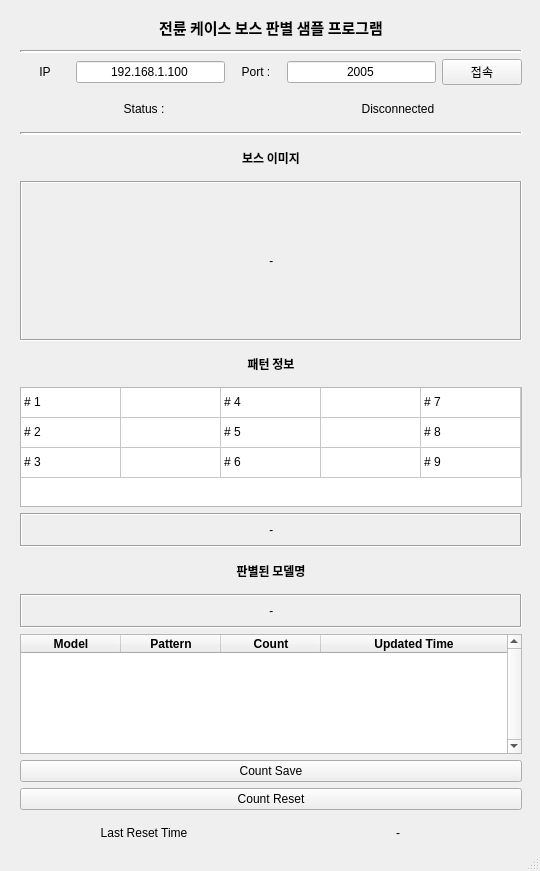
<?xml version="1.0" encoding="UTF-8"?>
<ui version="4.0">
 <class>MainWindow</class>
 <widget class="QMainWindow" name="MainWindow">
  <property name="geometry">
   <rect>
    <x>0</x>
    <y>0</y>
    <width>540</width>
    <height>871</height>
   </rect>
  </property>
  <property name="sizePolicy">
   <sizepolicy hsizetype="MinimumExpanding" vsizetype="MinimumExpanding">
    <horstretch>0</horstretch>
    <verstretch>0</verstretch>
   </sizepolicy>
  </property>
  <property name="minimumSize">
   <size>
    <width>540</width>
    <height>820</height>
   </size>
  </property>
  <property name="maximumSize">
   <size>
    <width>540</width>
    <height>880</height>
   </size>
  </property>
  <property name="windowTitle">
   <string>contact-i sample program</string>
  </property>
  <widget class="QWidget" name="centralwidget">
   <widget class="QWidget" name="verticalLayoutWidget">
    <property name="geometry">
     <rect>
      <x>20</x>
      <y>10</y>
      <width>502</width>
      <height>840</height>
     </rect>
    </property>
    <layout class="QVBoxLayout" name="verticalLayout">
     <item>
      <widget class="QLabel" name="label_2">
       <property name="font">
        <font>
         <family>맑은 고딕</family>
         <pointsize>11</pointsize>
         <weight>75</weight>
         <bold>true</bold>
        </font>
       </property>
       <property name="frameShape">
        <enum>QFrame::NoFrame</enum>
       </property>
       <property name="text">
        <string>전륜 케이스 보스 판별 샘플 프로그램</string>
       </property>
       <property name="scaledContents">
        <bool>false</bool>
       </property>
       <property name="alignment">
        <set>Qt::AlignCenter</set>
       </property>
      </widget>
     </item>
     <item>
      <widget class="Line" name="line_2">
       <property name="lineWidth">
        <number>2</number>
       </property>
       <property name="orientation">
        <enum>Qt::Horizontal</enum>
       </property>
      </widget>
     </item>
     <item>
      <layout class="QGridLayout" name="gridLayout">
       <item row="0" column="0">
        <widget class="QLabel" name="label">
         <property name="minimumSize">
          <size>
           <width>50</width>
           <height>0</height>
          </size>
         </property>
         <property name="text">
          <string>IP</string>
         </property>
         <property name="alignment">
          <set>Qt::AlignCenter</set>
         </property>
        </widget>
       </item>
       <item row="0" column="1">
        <widget class="QLineEdit" name="lineEdit">
         <property name="text">
          <string>192.168.1.100</string>
         </property>
         <property name="alignment">
          <set>Qt::AlignCenter</set>
         </property>
        </widget>
       </item>
       <item row="0" column="4">
        <widget class="QPushButton" name="pushButton">
         <property name="text">
          <string>접속</string>
         </property>
         <property name="autoRepeat">
          <bool>false</bool>
         </property>
        </widget>
       </item>
       <item row="0" column="3">
        <widget class="QLineEdit" name="lineEdit_2">
         <property name="text">
          <string>2005</string>
         </property>
         <property name="alignment">
          <set>Qt::AlignCenter</set>
         </property>
        </widget>
       </item>
       <item row="0" column="2">
        <widget class="QLabel" name="label_14">
         <property name="minimumSize">
          <size>
           <width>50</width>
           <height>0</height>
          </size>
         </property>
         <property name="text">
          <string>Port :</string>
         </property>
         <property name="alignment">
          <set>Qt::AlignCenter</set>
         </property>
        </widget>
       </item>
      </layout>
     </item>
     <item>
      <layout class="QHBoxLayout" name="horizontalLayout_4">
       <item>
        <widget class="QLabel" name="label_9">
         <property name="text">
          <string>Status :</string>
         </property>
         <property name="alignment">
          <set>Qt::AlignCenter</set>
         </property>
        </widget>
       </item>
       <item>
        <widget class="QLabel" name="label_4">
         <property name="text">
          <string>Disconnected</string>
         </property>
         <property name="alignment">
          <set>Qt::AlignCenter</set>
         </property>
        </widget>
       </item>
      </layout>
     </item>
     <item>
      <widget class="Line" name="line">
       <property name="lineWidth">
        <number>2</number>
       </property>
       <property name="orientation">
        <enum>Qt::Horizontal</enum>
       </property>
      </widget>
     </item>
     <item>
      <layout class="QHBoxLayout" name="horizontalLayout_3">
       <item>
        <widget class="QLabel" name="label_5">
         <property name="minimumSize">
          <size>
           <width>0</width>
           <height>30</height>
          </size>
         </property>
         <property name="font">
          <font>
           <family>맑은 고딕</family>
           <weight>75</weight>
           <bold>true</bold>
          </font>
         </property>
         <property name="text">
          <string>보스 이미지</string>
         </property>
         <property name="alignment">
          <set>Qt::AlignCenter</set>
         </property>
        </widget>
       </item>
      </layout>
     </item>
     <item>
      <widget class="QLabel" name="label_13">
       <property name="minimumSize">
        <size>
         <width>0</width>
         <height>160</height>
        </size>
       </property>
       <property name="font">
        <font>
         <weight>50</weight>
         <italic>true</italic>
         <bold>false</bold>
        </font>
       </property>
       <property name="frameShape">
        <enum>QFrame::Box</enum>
       </property>
       <property name="frameShadow">
        <enum>QFrame::Sunken</enum>
       </property>
       <property name="lineWidth">
        <number>1</number>
       </property>
       <property name="text">
        <string>-</string>
       </property>
       <property name="alignment">
        <set>Qt::AlignCenter</set>
       </property>
      </widget>
     </item>
     <item>
      <widget class="QLabel" name="label_6">
       <property name="minimumSize">
        <size>
         <width>0</width>
         <height>30</height>
        </size>
       </property>
       <property name="font">
        <font>
         <family>맑은 고딕</family>
         <weight>75</weight>
         <bold>true</bold>
        </font>
       </property>
       <property name="text">
        <string>패턴 정보</string>
       </property>
       <property name="alignment">
        <set>Qt::AlignCenter</set>
       </property>
      </widget>
     </item>
     <item>
      <widget class="QTableWidget" name="tableWidget">
       <property name="minimumSize">
        <size>
         <width>0</width>
         <height>120</height>
        </size>
       </property>
       <property name="maximumSize">
        <size>
         <width>16777215</width>
         <height>120</height>
        </size>
       </property>
       <property name="font">
        <font>
         <kerning>false</kerning>
        </font>
       </property>
       <property name="autoFillBackground">
        <bool>false</bool>
       </property>
       <property name="verticalScrollBarPolicy">
        <enum>Qt::ScrollBarAlwaysOff</enum>
       </property>
       <property name="horizontalScrollBarPolicy">
        <enum>Qt::ScrollBarAlwaysOff</enum>
       </property>
       <property name="sizeAdjustPolicy">
        <enum>QAbstractScrollArea::AdjustToContents</enum>
       </property>
       <property name="iconSize">
        <size>
         <width>0</width>
         <height>0</height>
        </size>
       </property>
       <property name="gridStyle">
        <enum>Qt::SolidLine</enum>
       </property>
       <attribute name="horizontalHeaderVisible">
        <bool>false</bool>
       </attribute>
       <attribute name="horizontalHeaderCascadingSectionResizes">
        <bool>false</bool>
       </attribute>
       <attribute name="horizontalHeaderShowSortIndicator" stdset="0">
        <bool>false</bool>
       </attribute>
       <attribute name="horizontalHeaderStretchLastSection">
        <bool>true</bool>
       </attribute>
       <attribute name="verticalHeaderVisible">
        <bool>false</bool>
       </attribute>
       <attribute name="verticalHeaderCascadingSectionResizes">
        <bool>false</bool>
       </attribute>
       <attribute name="verticalHeaderStretchLastSection">
        <bool>false</bool>
       </attribute>
       <row>
        <property name="text">
         <string/>
        </property>
       </row>
       <row>
        <property name="text">
         <string/>
        </property>
       </row>
       <row>
        <property name="text">
         <string/>
        </property>
       </row>
       <column>
        <property name="text">
         <string/>
        </property>
       </column>
       <column>
        <property name="text">
         <string/>
        </property>
       </column>
       <column>
        <property name="text">
         <string/>
        </property>
       </column>
       <column>
        <property name="text">
         <string/>
        </property>
       </column>
       <column>
        <property name="text">
         <string/>
        </property>
       </column>
       <column>
        <property name="text">
         <string/>
        </property>
       </column>
       <item row="0" column="0">
        <property name="text">
         <string># 1</string>
        </property>
       </item>
       <item row="0" column="2">
        <property name="text">
         <string># 4</string>
        </property>
       </item>
       <item row="0" column="4">
        <property name="text">
         <string># 7</string>
        </property>
       </item>
       <item row="1" column="0">
        <property name="text">
         <string># 2</string>
        </property>
       </item>
       <item row="1" column="2">
        <property name="text">
         <string># 5</string>
        </property>
       </item>
       <item row="1" column="4">
        <property name="text">
         <string># 8</string>
        </property>
       </item>
       <item row="2" column="0">
        <property name="text">
         <string># 3</string>
        </property>
       </item>
       <item row="2" column="2">
        <property name="text">
         <string># 6</string>
        </property>
       </item>
       <item row="2" column="4">
        <property name="text">
         <string># 9</string>
        </property>
       </item>
      </widget>
     </item>
     <item>
      <widget class="QLabel" name="label_15">
       <property name="minimumSize">
        <size>
         <width>0</width>
         <height>30</height>
        </size>
       </property>
       <property name="font">
        <font>
         <weight>50</weight>
         <italic>true</italic>
         <bold>false</bold>
        </font>
       </property>
       <property name="frameShape">
        <enum>QFrame::Box</enum>
       </property>
       <property name="frameShadow">
        <enum>QFrame::Sunken</enum>
       </property>
       <property name="lineWidth">
        <number>1</number>
       </property>
       <property name="text">
        <string>-</string>
       </property>
       <property name="alignment">
        <set>Qt::AlignCenter</set>
       </property>
      </widget>
     </item>
     <item>
      <widget class="QLabel" name="label_7">
       <property name="minimumSize">
        <size>
         <width>0</width>
         <height>30</height>
        </size>
       </property>
       <property name="font">
        <font>
         <family>맑은 고딕</family>
         <weight>75</weight>
         <bold>true</bold>
        </font>
       </property>
       <property name="text">
        <string>판별된 모델명</string>
       </property>
       <property name="alignment">
        <set>Qt::AlignCenter</set>
       </property>
      </widget>
     </item>
     <item>
      <widget class="QLabel" name="label_16">
       <property name="minimumSize">
        <size>
         <width>0</width>
         <height>30</height>
        </size>
       </property>
       <property name="font">
        <font>
         <weight>50</weight>
         <italic>true</italic>
         <bold>false</bold>
        </font>
       </property>
       <property name="frameShape">
        <enum>QFrame::Box</enum>
       </property>
       <property name="frameShadow">
        <enum>QFrame::Sunken</enum>
       </property>
       <property name="lineWidth">
        <number>1</number>
       </property>
       <property name="text">
        <string>-</string>
       </property>
       <property name="alignment">
        <set>Qt::AlignCenter</set>
       </property>
      </widget>
     </item>
     <item>
      <widget class="QTableWidget" name="tableWidget_2">
       <property name="minimumSize">
        <size>
         <width>0</width>
         <height>120</height>
        </size>
       </property>
       <property name="maximumSize">
        <size>
         <width>16777215</width>
         <height>120</height>
        </size>
       </property>
       <property name="font">
        <font>
         <kerning>false</kerning>
        </font>
       </property>
       <property name="autoFillBackground">
        <bool>false</bool>
       </property>
       <property name="verticalScrollBarPolicy">
        <enum>Qt::ScrollBarAlwaysOn</enum>
       </property>
       <property name="horizontalScrollBarPolicy">
        <enum>Qt::ScrollBarAlwaysOff</enum>
       </property>
       <property name="sizeAdjustPolicy">
        <enum>QAbstractScrollArea::AdjustToContents</enum>
       </property>
       <property name="iconSize">
        <size>
         <width>0</width>
         <height>0</height>
        </size>
       </property>
       <property name="gridStyle">
        <enum>Qt::SolidLine</enum>
       </property>
       <attribute name="horizontalHeaderVisible">
        <bool>true</bool>
       </attribute>
       <attribute name="horizontalHeaderCascadingSectionResizes">
        <bool>false</bool>
       </attribute>
       <attribute name="horizontalHeaderShowSortIndicator" stdset="0">
        <bool>false</bool>
       </attribute>
       <attribute name="horizontalHeaderStretchLastSection">
        <bool>true</bool>
       </attribute>
       <attribute name="verticalHeaderVisible">
        <bool>false</bool>
       </attribute>
       <attribute name="verticalHeaderCascadingSectionResizes">
        <bool>false</bool>
       </attribute>
       <attribute name="verticalHeaderStretchLastSection">
        <bool>false</bool>
       </attribute>
       <column>
        <property name="text">
         <string>Model</string>
        </property>
        <property name="font">
         <font>
          <weight>75</weight>
          <bold>true</bold>
         </font>
        </property>
       </column>
       <column>
        <property name="text">
         <string>Pattern</string>
        </property>
        <property name="font">
         <font>
          <weight>75</weight>
          <bold>true</bold>
         </font>
        </property>
       </column>
       <column>
        <property name="text">
         <string>Count</string>
        </property>
        <property name="font">
         <font>
          <weight>75</weight>
          <bold>true</bold>
         </font>
        </property>
       </column>
       <column>
        <property name="text">
         <string>Updated Time</string>
        </property>
        <property name="font">
         <font>
          <weight>75</weight>
          <bold>true</bold>
         </font>
        </property>
       </column>
      </widget>
     </item>
     <item>
      <widget class="QPushButton" name="pushButton_3">
       <property name="text">
        <string>Count Save</string>
       </property>
       <property name="autoRepeat">
        <bool>false</bool>
       </property>
      </widget>
     </item>
     <item>
      <widget class="QPushButton" name="pushButton_2">
       <property name="text">
        <string>Count Reset</string>
       </property>
       <property name="autoRepeat">
        <bool>false</bool>
       </property>
      </widget>
     </item>
     <item>
      <layout class="QHBoxLayout" name="horizontalLayout">
       <item>
        <widget class="QLabel" name="label_3">
         <property name="text">
          <string>Last Reset Time</string>
         </property>
         <property name="alignment">
          <set>Qt::AlignCenter</set>
         </property>
        </widget>
       </item>
       <item>
        <widget class="QLabel" name="label_8">
         <property name="text">
          <string>-</string>
         </property>
         <property name="alignment">
          <set>Qt::AlignCenter</set>
         </property>
        </widget>
       </item>
      </layout>
     </item>
    </layout>
   </widget>
  </widget>
  <widget class="QMenuBar" name="menubar">
   <property name="geometry">
    <rect>
     <x>0</x>
     <y>0</y>
     <width>540</width>
     <height>26</height>
    </rect>
   </property>
  </widget>
  <widget class="QStatusBar" name="statusbar"/>
  <action name="actionNetwork">
   <property name="text">
    <string>Network</string>
   </property>
  </action>
  <action name="actionDirectory">
   <property name="text">
    <string>Directory</string>
   </property>
  </action>
 </widget>
 <resources/>
 <connections/>
 <slots>
  <slot>connection()</slot>
  <slot>disconnection()</slot>
  <slot>historyClear()</slot>
 </slots>
</ui>
